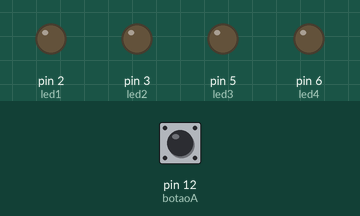
This sketch was run on a simulated Arduino Uno, built with avr-gcc and run on an emulated ATmega328P. Shown: output pins drawn as LEDs (lit = HIGH). The test bench sets the inputs (shaded band); at power-on: pin 12 (botaoA) HIGH.

Above: at 1.2 s.
1.3 s: pin 12 (botaoA) pulled LOW for 0.15 s
At 1.7 s:
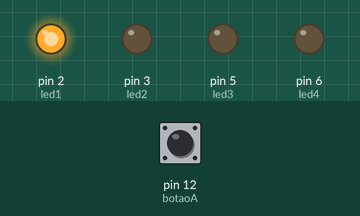
At 14.4 s:
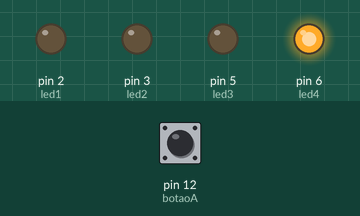
Timing chart, 0 to 18.7 s (numbered marks = the images above; inputs shaded):
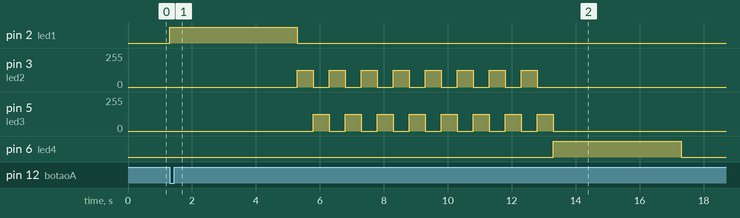

The sketch:

Ex19.ino
```cpp
const int led1 = 2;
const int led2 = 3;
const int led3 = 5;
const int led4 = 6;
const int botaoA = 12;
enum Estados { PARADO, ENCHIMENTO, LAVAGEM, DRENAGEM };
Estados estadoAtual = PARADO;
unsigned long tempoInicioEstado = 0;
unsigned long anteriorMillisPisca = 0;
bool alternarLed = false;
void setup() {
  pinMode(led1, OUTPUT);
  pinMode(led2, OUTPUT);
  pinMode(led3, OUTPUT);
  pinMode(led4, OUTPUT);
  pinMode(botaoA, INPUT_PULLUP);
}
void loop() {
  unsigned long agora = millis();
  switch (estadoAtual) {
    case PARADO:
      if (digitalRead(botaoA) == LOW) {
        estadoAtual = ENCHIMENTO;
        tempoInicioEstado = agora;
        digitalWrite(led1, HIGH);
      }
      break;
    case ENCHIMENTO:
      if (agora - tempoInicioEstado >= 4000) {
        digitalWrite(led1, LOW);
        estadoAtual = LAVAGEM;
        tempoInicioEstado = agora;
      }
      break;
    case LAVAGEM:
      if (agora - tempoInicioEstado < 8000) {
        if (agora - anteriorMillisPisca >= 500) {
          anteriorMillisPisca = agora;
          alternarLed = !alternarLed;
        }
        if (alternarLed) {
          analogWrite(led2, 127);
          analogWrite(led3, 0);
        } else {
          analogWrite(led2, 0);
          analogWrite(led3, 127);
        }
      } else {
        analogWrite(led2, 0);
        analogWrite(led3, 0);
        estadoAtual = DRENAGEM;
        tempoInicioEstado = agora;
        digitalWrite(led4, HIGH);
      }
      break;
    case DRENAGEM:
      if (agora - tempoInicioEstado >= 4000) {
        digitalWrite(led4, LOW);
        estadoAtual = PARADO;
      }
      break;
  }
}
```

Measured:
- after the input at 1.3 s, pin 2 (led1): LOW → HIGH at once, → LOW 4.0 s later; pin 3 (led2): alternates 127/255 for 0.50 s and 0/255 for 0.50 s, 16 changes in all, then stays 0/255, starting after 4.0 s
